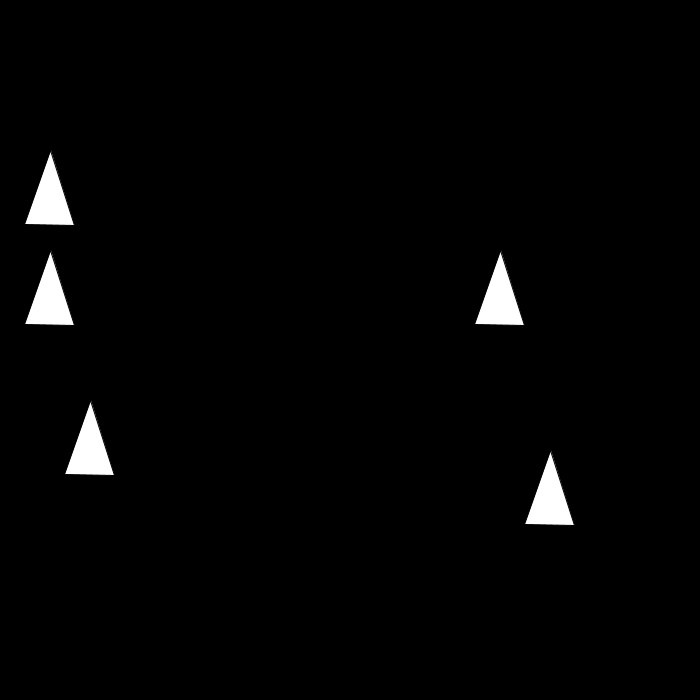
Frame 1 (no input)
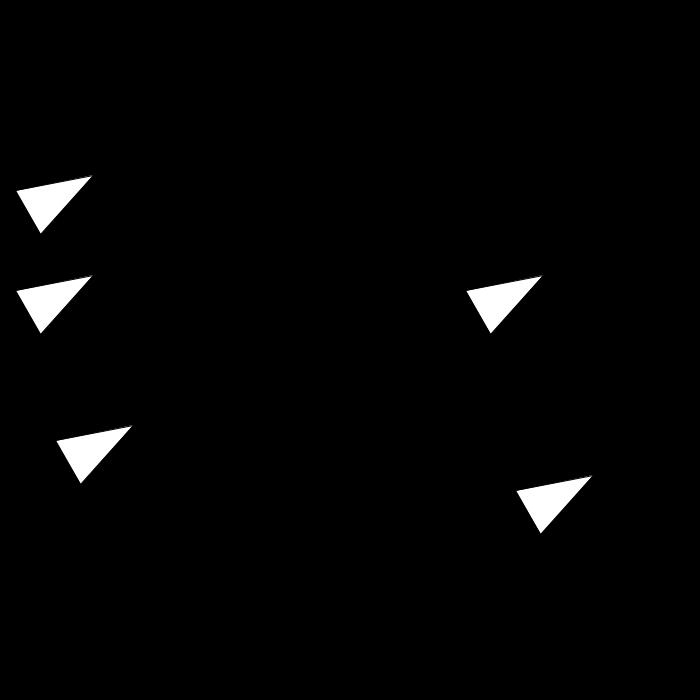
Frame 60 (the mouse pressed at the canvas centre just before this capture)
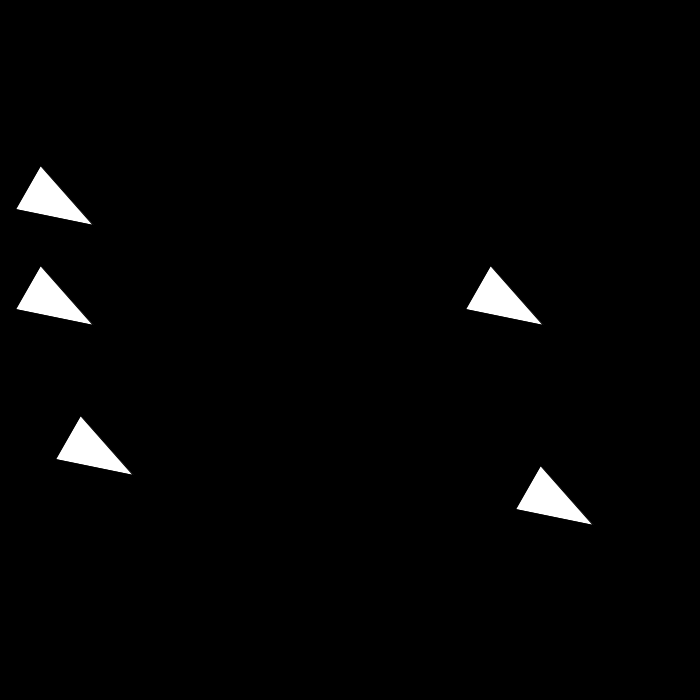
Frame 120 (the mouse held since frame 60 and released just before this capture)

The Processing sketch that drew these frames (run headless with seeded random() and noise(); from frame 60 on, the mouse is pressed at the canvas centre):

// Processing sketch: ejercicio3d
// ── ejercicio3d.pde
boolean apuntar = false;

void setup() {
  size(700, 700);
  frameRate(30);
}


void draw() {
  background(0);
  int lado = 50;
  pushMatrix();
  translate(50, 200);
  if (apuntar)
    rotate(atan2(mouseY-200, mouseX-50) + HALF_PI);
  else
    rotate(radians(frameCount));
  triangle(-lado/2, lado/2, lado/2, lado/2, 0, -lado);
  popMatrix();

  pushMatrix();
  translate(500, 300);
  if (apuntar)
    rotate(atan2(mouseY-300, mouseX-500) + HALF_PI);
  else
    rotate(radians(frameCount));
  triangle(-lado/2, lado/2, lado/2, lado/2, 0, -lado);  
  popMatrix();

  pushMatrix();
  translate(50, 300);
  if (apuntar)
    rotate(atan2(mouseY-300, mouseX-50) + HALF_PI);
  else
    rotate(radians(frameCount));
  triangle(-lado/2, lado/2, lado/2, lado/2, 0, -lado);
  popMatrix();

  pushMatrix();
  translate(550, 500);
  if (apuntar)
    rotate(atan2(mouseY-550, mouseX-500) + HALF_PI);
  else
    rotate(radians(frameCount));
  triangle(-lado/2, lado/2, lado/2, lado/2, 0, -lado);  
  popMatrix();

  pushMatrix();
  translate(90, 450);
  if (apuntar)
    rotate(atan2(mouseY-450, mouseX-90) + HALF_PI);
  else
    rotate(radians(frameCount));
  triangle(-lado/2, lado/2, lado/2, lado/2, 0, -lado);  
  popMatrix();

  if (pmouseX != mouseX && pmouseY != mouseY) {
    apuntar = true;
  } else {
    apuntar = false;
  }
}
